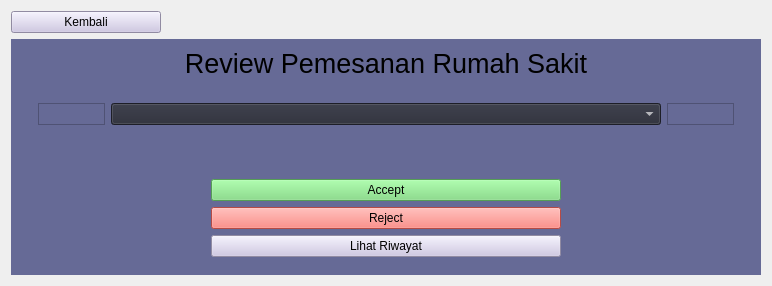
     <widget class="QWidget" name="page_2">
      <layout class="QVBoxLayout" name="verticalLayout_3">
       <item>
        <widget class="QPushButton" name="btn_back1">
         <property name="maximumSize">
          <size>
           <width>150</width>
           <height>16777215</height>
          </size>
         </property>
         <property name="styleSheet">
          <string notr="true">QPushButton {
	color: black;
	background-color: #cbc3e3
}</string>
         </property>
         <property name="text">
          <string>Kembali</string>
         </property>
        </widget>
       </item>
       <item>
        <widget class="QWidget" name="widget_4" native="true">
         <property name="minimumSize">
          <size>
           <width>750</width>
           <height>0</height>
          </size>
         </property>
         <property name="maximumSize">
          <size>
           <width>16777215</width>
           <height>16777215</height>
          </size>
         </property>
         <property name="palette">
          <palette>
           <active>
            <colorrole role="WindowText">
             <brush brushstyle="SolidPattern">
              <color alpha="255">
               <red>255</red>
               <green>255</green>
               <blue>255</blue>
              </color>
             </brush>
            </colorrole>
            <colorrole role="Button">
             <brush brushstyle="SolidPattern">
              <color alpha="255">
               <red>102</red>
               <green>106</green>
               <blue>150</blue>
              </color>
             </brush>
            </colorrole>
            <colorrole role="Light">
             <brush brushstyle="SolidPattern">
              <color alpha="255">
               <red>102</red>
               <green>106</green>
               <blue>150</blue>
              </color>
             </brush>
            </colorrole>
            <colorrole role="Midlight">
             <brush brushstyle="SolidPattern">
              <color alpha="255">
               <red>85</red>
               <green>88</green>
               <blue>125</blue>
              </color>
             </brush>
            </colorrole>
            <colorrole role="Dark">
             <brush brushstyle="SolidPattern">
              <color alpha="255">
               <red>34</red>
               <green>35</green>
               <blue>50</blue>
              </color>
             </brush>
            </colorrole>
            <colorrole role="Mid">
             <brush brushstyle="SolidPattern">
              <color alpha="255">
               <red>45</red>
               <green>47</green>
               <blue>66</blue>
              </color>
             </brush>
            </colorrole>
            <colorrole role="Text">
             <brush brushstyle="SolidPattern">
              <color alpha="255">
               <red>255</red>
               <green>255</green>
               <blue>255</blue>
              </color>
             </brush>
            </colorrole>
            <colorrole role="BrightText">
             <brush brushstyle="SolidPattern">
              <color alpha="255">
               <red>255</red>
               <green>255</green>
               <blue>255</blue>
              </color>
             </brush>
            </colorrole>
            <colorrole role="ButtonText">
             <brush brushstyle="SolidPattern">
              <color alpha="255">
               <red>255</red>
               <green>255</green>
               <blue>255</blue>
              </color>
             </brush>
            </colorrole>
            <colorrole role="Base">
             <brush brushstyle="SolidPattern">
              <color alpha="255">
               <red>102</red>
               <green>106</green>
               <blue>150</blue>
              </color>
             </brush>
            </colorrole>
            <colorrole role="Window">
             <brush brushstyle="SolidPattern">
              <color alpha="255">
               <red>102</red>
               <green>106</green>
               <blue>150</blue>
              </color>
             </brush>
            </colorrole>
            <colorrole role="Shadow">
             <brush brushstyle="SolidPattern">
              <color alpha="255">
               <red>0</red>
               <green>0</green>
               <blue>0</blue>
              </color>
             </brush>
            </colorrole>
            <colorrole role="AlternateBase">
             <brush brushstyle="SolidPattern">
              <color alpha="255">
               <red>34</red>
               <green>35</green>
               <blue>50</blue>
              </color>
             </brush>
            </colorrole>
            <colorrole role="ToolTipBase">
             <brush brushstyle="SolidPattern">
              <color alpha="255">
               <red>255</red>
               <green>255</green>
               <blue>220</blue>
              </color>
             </brush>
            </colorrole>
            <colorrole role="ToolTipText">
             <brush brushstyle="SolidPattern">
              <color alpha="255">
               <red>0</red>
               <green>0</green>
               <blue>0</blue>
              </color>
             </brush>
            </colorrole>
           </active>
           <inactive>
            <colorrole role="WindowText">
             <brush brushstyle="SolidPattern">
              <color alpha="255">
               <red>255</red>
               <green>255</green>
               <blue>255</blue>
              </color>
             </brush>
            </colorrole>
            <colorrole role="Button">
             <brush brushstyle="SolidPattern">
              <color alpha="255">
               <red>102</red>
               <green>106</green>
               <blue>150</blue>
              </color>
             </brush>
            </colorrole>
            <colorrole role="Light">
             <brush brushstyle="SolidPattern">
              <color alpha="255">
               <red>102</red>
               <green>106</green>
               <blue>150</blue>
              </color>
             </brush>
            </colorrole>
            <colorrole role="Midlight">
             <brush brushstyle="SolidPattern">
              <color alpha="255">
               <red>85</red>
               <green>88</green>
               <blue>125</blue>
              </color>
             </brush>
            </colorrole>
            <colorrole role="Dark">
             <brush brushstyle="SolidPattern">
              <color alpha="255">
               <red>34</red>
               <green>35</green>
               <blue>50</blue>
              </color>
             </brush>
            </colorrole>
            <colorrole role="Mid">
             <brush brushstyle="SolidPattern">
              <color alpha="255">
               <red>45</red>
               <green>47</green>
               <blue>66</blue>
              </color>
             </brush>
            </colorrole>
            <colorrole role="Text">
             <brush brushstyle="SolidPattern">
              <color alpha="255">
               <red>255</red>
               <green>255</green>
               <blue>255</blue>
              </color>
             </brush>
            </colorrole>
            <colorrole role="BrightText">
             <brush brushstyle="SolidPattern">
              <color alpha="255">
               <red>255</red>
               <green>255</green>
               <blue>255</blue>
              </color>
             </brush>
            </colorrole>
            <colorrole role="ButtonText">
             <brush brushstyle="SolidPattern">
              <color alpha="255">
               <red>255</red>
               <green>255</green>
               <blue>255</blue>
              </color>
             </brush>
            </colorrole>
            <colorrole role="Base">
             <brush brushstyle="SolidPattern">
              <color alpha="255">
               <red>102</red>
               <green>106</green>
               <blue>150</blue>
              </color>
             </brush>
            </colorrole>
            <colorrole role="Window">
             <brush brushstyle="SolidPattern">
              <color alpha="255">
               <red>102</red>
               <green>106</green>
               <blue>150</blue>
              </color>
             </brush>
            </colorrole>
            <colorrole role="Shadow">
             <brush brushstyle="SolidPattern">
              <color alpha="255">
               <red>0</red>
               <green>0</green>
               <blue>0</blue>
              </color>
             </brush>
            </colorrole>
            <colorrole role="AlternateBase">
             <brush brushstyle="SolidPattern">
              <color alpha="255">
               <red>34</red>
               <green>35</green>
               <blue>50</blue>
              </color>
             </brush>
            </colorrole>
            <colorrole role="ToolTipBase">
             <brush brushstyle="SolidPattern">
              <color alpha="255">
               <red>255</red>
               <green>255</green>
               <blue>220</blue>
              </color>
             </brush>
            </colorrole>
            <colorrole role="ToolTipText">
             <brush brushstyle="SolidPattern">
              <color alpha="255">
               <red>0</red>
               <green>0</green>
               <blue>0</blue>
              </color>
             </brush>
            </colorrole>
           </inactive>
           <disabled>
            <colorrole role="WindowText">
             <brush brushstyle="SolidPattern">
              <color alpha="255">
               <red>34</red>
               <green>35</green>
               <blue>50</blue>
              </color>
             </brush>
            </colorrole>
            <colorrole role="Button">
             <brush brushstyle="SolidPattern">
              <color alpha="255">
               <red>102</red>
               <green>106</green>
               <blue>150</blue>
              </color>
             </brush>
            </colorrole>
            <colorrole role="Light">
             <brush brushstyle="SolidPattern">
              <color alpha="255">
               <red>102</red>
               <green>106</green>
               <blue>150</blue>
              </color>
             </brush>
            </colorrole>
            <colorrole role="Midlight">
             <brush brushstyle="SolidPattern">
              <color alpha="255">
               <red>85</red>
               <green>88</green>
               <blue>125</blue>
              </color>
             </brush>
            </colorrole>
            <colorrole role="Dark">
             <brush brushstyle="SolidPattern">
              <color alpha="255">
               <red>34</red>
               <green>35</green>
               <blue>50</blue>
              </color>
             </brush>
            </colorrole>
            <colorrole role="Mid">
             <brush brushstyle="SolidPattern">
              <color alpha="255">
               <red>45</red>
               <green>47</green>
               <blue>66</blue>
              </color>
             </brush>
            </colorrole>
            <colorrole role="Text">
             <brush brushstyle="SolidPattern">
              <color alpha="255">
               <red>34</red>
               <green>35</green>
               <blue>50</blue>
              </color>
             </brush>
            </colorrole>
            <colorrole role="BrightText">
             <brush brushstyle="SolidPattern">
              <color alpha="255">
               <red>255</red>
               <green>255</green>
               <blue>255</blue>
              </color>
             </brush>
            </colorrole>
            <colorrole role="ButtonText">
             <brush brushstyle="SolidPattern">
              <color alpha="255">
               <red>34</red>
               <green>35</green>
               <blue>50</blue>
              </color>
             </brush>
            </colorrole>
            <colorrole role="Base">
             <brush brushstyle="SolidPattern">
              <color alpha="255">
               <red>102</red>
               <green>106</green>
               <blue>150</blue>
              </color>
             </brush>
            </colorrole>
            <colorrole role="Window">
             <brush brushstyle="SolidPattern">
              <color alpha="255">
               <red>102</red>
               <green>106</green>
               <blue>150</blue>
              </color>
             </brush>
            </colorrole>
            <colorrole role="Shadow">
             <brush brushstyle="SolidPattern">
              <color alpha="255">
               <red>0</red>
               <green>0</green>
               <blue>0</blue>
              </color>
             </brush>
            </colorrole>
            <colorrole role="AlternateBase">
             <brush brushstyle="SolidPattern">
              <color alpha="255">
               <red>68</red>
               <green>71</green>
               <blue>100</blue>
              </color>
             </brush>
            </colorrole>
            <colorrole role="ToolTipBase">
             <brush brushstyle="SolidPattern">
              <color alpha="255">
               <red>255</red>
               <green>255</green>
               <blue>220</blue>
              </color>
             </brush>
            </colorrole>
            <colorrole role="ToolTipText">
             <brush brushstyle="SolidPattern">
              <color alpha="255">
               <red>0</red>
               <green>0</green>
               <blue>0</blue>
              </color>
             </brush>
            </colorrole>
           </disabled>
          </palette>
         </property>
         <property name="styleSheet">
          <string notr="true">background-color: #666a96;</string>
         </property>
         <layout class="QGridLayout" name="gridLayout_6">
          <item row="0" column="0">
           <widget class="QLabel" name="label_1">
            <property name="font">
             <font>
              <pointsize>20</pointsize>
             </font>
            </property>
            <property name="styleSheet">
             <string notr="true"/>
            </property>
            <property name="text">
             <string>Review Pemesanan Rumah Sakit</string>
            </property>
            <property name="alignment">
             <set>Qt::AlignCenter</set>
            </property>
           </widget>
          </item>
          <item row="1" column="0">
           <widget class="QWidget" name="widget_5" native="true">
            <layout class="QVBoxLayout" name="verticalLayout_4">
             <item>
              <widget class="QFrame" name="">
               <property name="maximumSize">
                <size>
                 <width>16777215</width>
                 <height>50</height>
                </size>
               </property>
               <layout class="QHBoxLayout" name="horizontalLayout">
                <item>
                 <widget class="QFrame" name="frame_2">
                  <property name="frameShape">
                   <enum>QFrame::StyledPanel</enum>
                  </property>
                  <property name="frameShadow">
                   <enum>QFrame::Raised</enum>
                  </property>
                 </widget>
                </item>
                <item>
                 <widget class="QComboBox" name="list_pesan">
                  <property name="minimumSize">
                   <size>
                    <width>550</width>
                    <height>0</height>
                   </size>
                  </property>
                  <property name="maximumSize">
                   <size>
                    <width>550</width>
                    <height>16777215</height>
                   </size>
                  </property>
                  <property name="styleSheet">
                   <string notr="true">background-color: #282a36;
color: rgb(255, 255, 255);</string>
                  </property>
                 </widget>
                </item>
                <item>
                 <widget class="QFrame" name="frame">
                  <property name="frameShape">
                   <enum>QFrame::StyledPanel</enum>
                  </property>
                  <property name="frameShadow">
                   <enum>QFrame::Raised</enum>
                  </property>
                 </widget>
                </item>
               </layout>
              </widget>
             </item>
             <item>
              <widget class="QLabel" name="label_2">
               <property name="font">
                <font>
                 <pointsize>10</pointsize>
                </font>
               </property>
               <property name="text">
                <string/>
               </property>
               <property name="alignment">
                <set>Qt::AlignCenter</set>
               </property>
              </widget>
             </item>
            </layout>
           </widget>
          </item>
          <item row="2" column="0">
           <widget class="QWidget" name="widget_6" native="true">
            <layout class="QGridLayout" name="gridLayout_3">
             <item row="0" column="0">
              <widget class="QPushButton" name="btn_acc">
               <property name="maximumSize">
                <size>
                 <width>350</width>
                 <height>16777215</height>
                </size>
               </property>
               <property name="styleSheet">
                <string notr="true">background-color: #77dd77</string>
               </property>
               <property name="text">
                <string>Accept</string>
               </property>
              </widget>
             </item>
             <item row="1" column="0">
              <widget class="QPushButton" name="btn_reject">
               <property name="styleSheet">
                <string notr="true">background-color: #ff6961</string>
               </property>
               <property name="text">
                <string>Reject</string>
               </property>
              </widget>
             </item>
             <item row="2" column="0">
              <widget class="QPushButton" name="btn_riwayat">
               <property name="styleSheet">
                <string notr="true">background-color: #cbc3e3</string>
               </property>
               <property name="text">
                <string>Lihat Riwayat</string>
               </property>
              </widget>
             </item>
            </layout>
           </widget>
          </item>
         </layout>
        </widget>
       </item>
      </layout>
     </widget>
